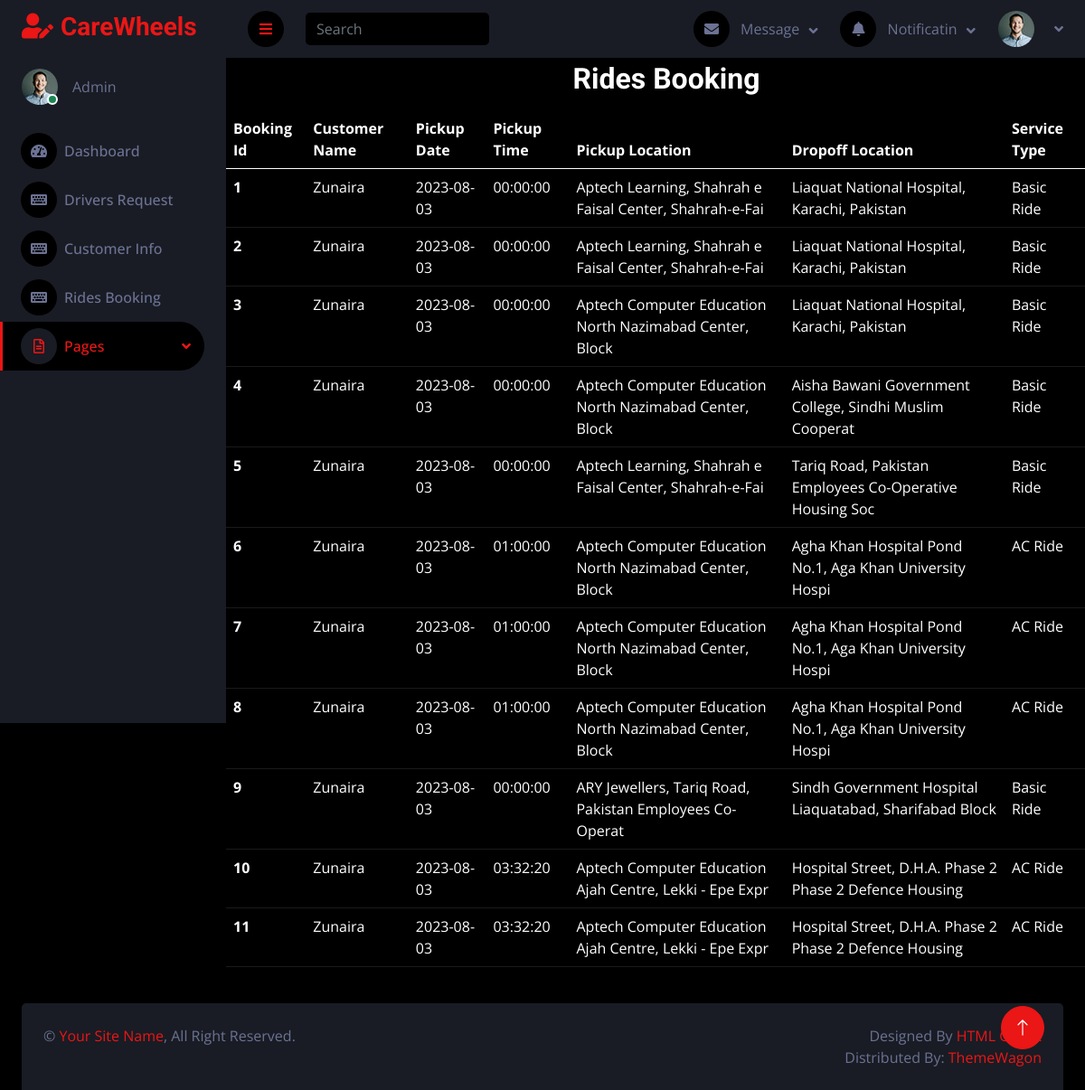
The page /admin/ridesbook_view.php (signed in) on the database as committed earlier.
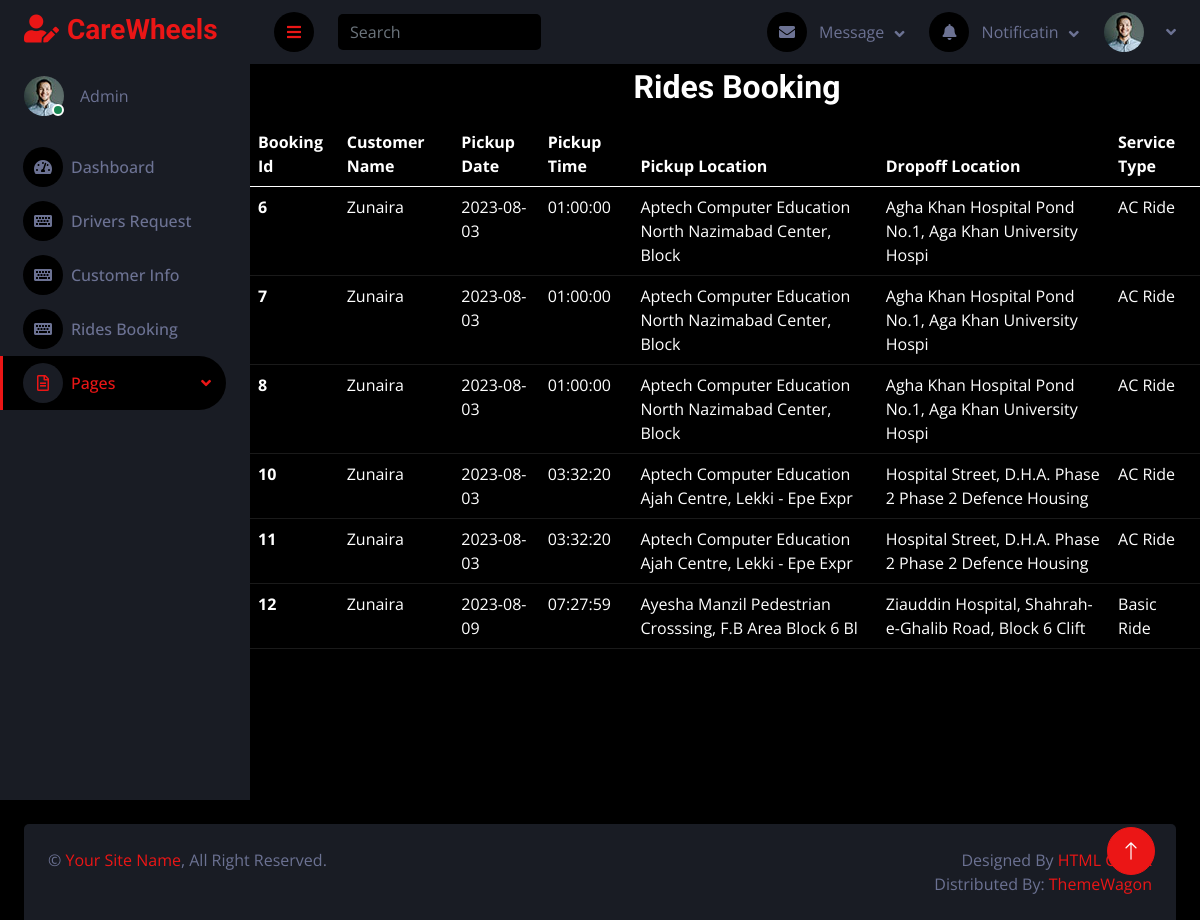
The same page on the database as committed later.
### tables this page shows
CREATE TABLE `booking` (
  `booking_id` int(11) NOT NULL,
  `pickup_date` date NOT NULL,
  `pickup_time` time NOT NULL,
  `pickup_location` varchar(55) NOT NULL,
  `dropoff_location` varchar(55) NOT NULL,
  `distance_km` int(11) DEFAULT NULL,
  `price` int(11) DEFAULT NULL,
  `c_id` int(11) DEFAULT NULL,
  `d_id` int(11) DEFAULT NULL,
  `service_id` int(11) DEFAULT NULL,
  `v_id` int(11) DEFAULT NULL,
  `status` varchar(55) DEFAULT NULL
);

CREATE TABLE `customers_info` (
  `c_id` int(11) NOT NULL,
  `c_firstname` varchar(55) NOT NULL,
  `c_lastname` varchar(55) NOT NULL,
  `c_phone` bigint(20) NOT NULL,
  `c_address` varchar(55) NOT NULL,
  `c_email` varchar(55) NOT NULL,
  `c_password` varchar(55) NOT NULL
);

CREATE TABLE `services` (
  `service_id` int(11) NOT NULL,
  `service_type` varchar(55) NOT NULL,
  `AC` varchar(55) NOT NULL,
  `priceperkm` int(11) NOT NULL
);

### admin/ridesbook_view.php (the view, shortened to what this page needs)
<!DOCTYPE html>
<?php
require("connect.php");
if($_SESSION["a_email"]){
?>
<html lang="en">
<head>
    <link href="https://cdnjs.cloudflare.com/ajax/libs/font-awesome/5.10.0/css/all.min.css" rel="stylesheet">
    <link href="https://cdn.jsdelivr.net/npm/bootstrap-icons@1.4.1/font/bootstrap-icons.css" rel="stylesheet">
    <link href="lib/owlcarousel/assets/owl.carousel.min.css" rel="stylesheet">
    <link href="lib/tempusdominus/css/tempusdominus-bootstrap-4.min.css" rel="stylesheet" />
    <link href="css/bootstrap.min.css" rel="stylesheet">
    <link href="css/style.css" rel="stylesheet">
</head>
<body>
<div class="page-wrapper">
<?php
include('sidebar.php');
?>
   <div class="d-md-flex justify-content-center mb-2 mt-1 ms-4"><h2>Rides Booking</h2></div>
<table class="table table-dark table-hover">
  <thead>
    <tr>
      <th scope="col">Booking Id</th>
      <th scope="col">Customer Name</th>
      <th scope="col">Pickup Date</th>
      <th scope="col">Pickup Time</th>
      <th scope="col">Pickup Location</th>
      <th scope="col">Dropoff Location</th>
      <th scope="col">Service Type</th>
    </tr>
  </thead>
  <tbody>
  <?php
  $bquery = "SELECT * FROM `booking` JOIN `customers_info` ON `booking`.`c_id` = `customers_info`.`c_id` JOIN `services` ON `booking`.`service_id`= `services`.`service_id`";
  $bresult = mysqli_query($conn,$bquery);
     while($row=mysqli_fetch_assoc($bresult))
     {
       ?>
    <tr>
      <th scope="row"><?php echo $row['booking_id'];?></th>
      <td><?php echo $row['c_firstname'];?></td>
      <td><?php echo $row['pickup_date'];?></td>
      <td><?php echo $row['pickup_time'];?></td>
      <td><?php echo $row['pickup_location'];?></td>
      <td><?php echo $row['dropoff_location'];?></td>
      <td><?php echo $row['service_type'];?></td>
    </tr>
    <?php
     }
       ?>
  </tbody>
</table>
</div>
       <a href="#" class="btn btn-lg btn-primary btn-lg-square back-to-top"><i class="bi bi-arrow-up"></i></a>
    <?php
include('footer.php');
?>
</body>
</html>
<?php
}
else{
    header("location:signin.php");
}
?>

### admin/sidebar.php (shortened to what this page needs)
<!DOCTYPE html>
<html lang="en">
<head>
</head>
<body>
        <div class="sidebar pe-4 pb-3">
            <nav class="navbar bg-secondary navbar-dark">
                <a href="index.php" class="navbar-brand mx-4 mb-3">
                    <h3 class="text-primary"><i class="fa fa-user-edit me-2"></i>CareWheels</h3>
                </a>
                <div class="d-flex align-items-center ms-4 mb-4">
                    <div class="position-relative">
                        <img class="rounded-circle" src="img/user.jpg" alt="" style="width: 40px; height: 40px;">
                        <div class="bg-success rounded-circle border border-2 border-white position-absolute end-0 bottom-0 p-1"></div>
                    </div>
                    <div class="ms-3">
                        <span>Admin</span>
                    </div>
                </div>
                <div class="navbar-nav w-100">
                    <a href="index.php" class="nav-item nav-link"><i class="fa fa-tachometer-alt me-2"></i>Dashboard</a>
                    <a href="drv_req_pending.php" class="nav-item nav-link"><i class="fa fa-keyboard me-2"></i>Drivers Request</a>
                    <a href="customer_view.php" class="nav-item nav-link"><i class="fa fa-keyboard me-2"></i>Customer Info</a>
                    <a href="ridesbook_view.php" class="nav-item nav-link"><i class="fa fa-keyboard me-2"></i>Rides Booking</a>
                    <div class="nav-item dropdown">
                        <a href="#" class="nav-link dropdown-toggle active" data-bs-toggle="dropdown"><i class="far fa-file-alt me-2"></i>Pages</a>
                    </div>
                </div>
            </nav>
        </div>
         <div class="content">
            <nav class="navbar navbar-expand bg-secondary navbar-dark sticky-top px-4 py-0">
                <a href="#" class="sidebar-toggler flex-shrink-0">
                    <i class="fa fa-bars"></i>
                </a>
                <form class="d-none d-md-flex ms-4">
                    <input class="form-control bg-dark border-0" type="search" placeholder="Search">
                </form>
                <div class="navbar-nav align-items-center ms-auto">
                    <div class="nav-item dropdown">
                        <a href="#" class="nav-link dropdown-toggle" data-bs-toggle="dropdown">
                            <i class="fa fa-envelope me-lg-2"></i>
                            <span class="d-none d-lg-inline-flex">Message</span>
                        </a>
                    </div>
                    <div class="nav-item dropdown">
                        <a href="#" class="nav-link dropdown-toggle" data-bs-toggle="dropdown">
                            <i class="fa fa-bell me-lg-2"></i>
                            <span class="d-none d-lg-inline-flex">Notificatin</span>
                        </a>
                    </div>
                    <div class="nav-item dropdown">
                        <a href="#" class="nav-link dropdown-toggle" data-bs-toggle="dropdown">
                            <img class="rounded-circle me-lg-2" src="img/user.jpg" alt="" style="width: 40px; height: 40px;">
                        </a>
                    </div>
                </div>
            </nav>
</body>
</html>

### admin/footer.php (shortened to what this page needs)
<!DOCTYPE html>
<html lang="en">
<head>
</head>
<body>
            <div class="container-fluid pt-4 px-4">
                <div class="bg-secondary rounded-top p-4">
                    <div class="row">
                        <div class="col-12 col-sm-6 text-center text-sm-start">
                            &copy; <a href="">Your Site Name</a>, All Right Reserved.
                        </div>
                        <div class="col-12 col-sm-6 text-center text-sm-end">
                            Designed By <a href="https://htmlcodex.com">HTML Codex</a>
                            <br>Distributed By: <a href="https://themewagon.com" target="_blank">ThemeWagon</a>
                        </div>
                    </div>
                </div>
            </div>
</body>
</html>

### admin/css/style.css (style rules this page uses)
:root { --primary: #EB1616; --secondary: #191C24; --light: #6C7293; --dark: #000000; }
.back-to-top { position: fixed; display: none; right: 45px; bottom: 45px; z-index: 99; }
.btn { transition: .5s; }
.btn-lg-square { width: 48px; height: 48px; }
.btn-square, .btn-sm-square, .btn-lg-square { padding: 0; display: inline-flex; align-items: center; justify-content: center; font-weight: normal; border-radius: 50px; }
.sidebar { position: fixed; top: 0; left: 0; bottom: 0; width: 250px; height: 100vh; overflow-y: auto; background: var(--secondary); transition: 0.5s; z-index: 999; }
.content { margin-left: 250px; min-height: 100vh; background: var(--dark); transition: 0.5s; }
@media (min-width: 992px) { .sidebar { margin-left: 0; } }
@media (min-width: 992px) { .content { width: calc(100% - 250px); } }
.sidebar .navbar .navbar-nav .nav-link { padding: 7px 20px; color: var(--light); font-weight: 500; border-left: 3px solid var(--secondary); border-radius: 0 30px 30px 0; outline: none; }
.sidebar .navbar .navbar-nav .nav-link:hover, .sidebar .navbar .navbar-nav .nav-link.active { color: var(--primary); background: var(--dark); border-color: var(--primary); }
.sidebar .navbar .navbar-nav .nav-link i { width: 40px; height: 40px; display: inline-flex; align-items: center; justify-content: center; background: var(--dark); border-radius: 40px; }
.sidebar .navbar .navbar-nav .nav-link:hover i, .sidebar .navbar .navbar-nav .nav-link.active i { background: var(--secondary); }
.sidebar .navbar .dropdown-toggle::after { position: absolute; top: 15px; right: 15px; border: none; content: "\f107"; font-family: "Font Awesome 5 Free"; font-weight: 900; transition: .5s; }
.content .navbar .navbar-nav .nav-link { margin-left: 25px; padding: 12px 0; color: var(--light); outline: none; }
.content .navbar .sidebar-toggler, .content .navbar .navbar-nav .nav-link i { width: 40px; height: 40px; display: inline-flex; align-items: center; justify-content: center; background: var(--dark); border-radius: 40px; }
.content .navbar .dropdown-toggle::after { margin-left: 6px; vertical-align: middle; border: none; content: "\f107"; font-family: "Font Awesome 5 Free"; font-weight: 900; transition: .5s; }

Rows that differ between the two databases and show on the page:
removed booking: booking_id "1", c.c_firstname "Zunaira", pickup_date "2023-08-03", pickup_time "00:00:00", pickup_location "Aptech Learning, Shahrah e Faisal Center, Shahrah-e-Fai", dropoff_location "Liaquat National Hospital, Karachi, Pakistan", service.service_type "Basic Ride"
removed booking: booking_id "2", c.c_firstname "Zunaira", pickup_date "2023-08-03", pickup_time "00:00:00", pickup_location "Aptech Learning, Shahrah e Faisal Center, Shahrah-e-Fai", dropoff_location "Liaquat National Hospital, Karachi, Pakistan", service.service_type "Basic Ride"
removed booking: booking_id "3", c.c_firstname "Zunaira", pickup_date "2023-08-03", pickup_time "00:00:00", pickup_location "Aptech Computer Education North Nazimabad Center, Block", dropoff_location "Liaquat National Hospital, Karachi, Pakistan", service.service_type "Basic Ride"
removed booking: booking_id "4", c.c_firstname "Zunaira", pickup_date "2023-08-03", pickup_time "00:00:00", pickup_location "Aptech Computer Education North Nazimabad Center, Block", dropoff_location "Aisha Bawani Government College, Sindhi Muslim Cooperat", service.service_type "Basic Ride"
removed booking: booking_id "5", c.c_firstname "Zunaira", pickup_date "2023-08-03", pickup_time "00:00:00", pickup_location "Aptech Learning, Shahrah e Faisal Center, Shahrah-e-Fai", dropoff_location "Tariq Road, Pakistan Employees Co-Operative Housing Soc", service.service_type "Basic Ride"
removed booking: booking_id "9", c.c_firstname "Zunaira", pickup_date "2023-08-03", pickup_time "00:00:00", pickup_location "ARY Jewellers, Tariq Road, Pakistan Employees Co-Operat", dropoff_location "Sindh Government Hospital Liaquatabad, Sharifabad Block", service.service_type "Basic Ride"
added booking: booking_id "12", c.c_firstname "Zunaira", pickup_date "2023-08-09", pickup_time "07:27:59", pickup_location "Ayesha Manzil Pedestrian Crosssing, F.B Area Block 6 Bl", dropoff_location "Ziauddin Hospital, Shahrah-e-Ghalib Road, Block 6 Clift", service.service_type "Basic Ride"
